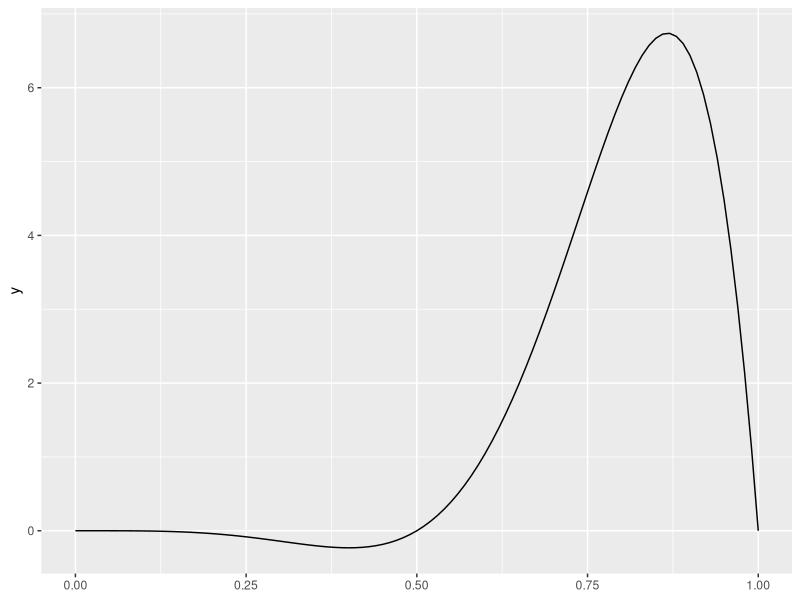

Here is the R script that generated this plot:
## ---- chunk 1
library(ggplot2)
knitr::opts_chunk$set(echo = TRUE)
set.seed(457367)
## ---- chunk 2
genera_valor_aleatorio <- function() {
  runif(1)
}

pi<- pi
g<- function(x){
  -30 * cos(pi * x) * x^4 * (1-x^4)
}
## ---- chunk 3
n <- 1e6
valores_g <- replicate(n , {
  x <- genera_valor_aleatorio()
  g(x)
}
)
## ---- chunk 4
estimacion <- mean(valores_g)
## ---- chunk 5
probabilidad_cobertura <- 0.997
alfa <- 1 - probabilidad_cobertura
percentil<- qnorm(1 - alfa / 2)
error_estandar <- sqrt(var(valores_g)/n)
intervalo_confianza <- estimacion + c(-1,1) * error_estandar * percentil
## ---- chunk 6
rm(list = ls())
set.seed(457367)
## ---- chunk 7
genera_valor_aleatorio <- function() {
  runif(1)
  
}


pi<- pi
g<- function(x){
  -30 * cos(pi * x) * x^4 * (1-x^4)
}


n <- 1e4
coste_directo <- bench::mark({
  valores_g <- replicate(n, {
    x <- genera_valor_aleatorio()
    g(x)
  })
},
iterations = 10,
time_unit = "ms"
)$median

estimacion_directo <- mean(valores_g)
varianza_directo <- var(valores_g) / n

eficiencia_directo <- 1 / (varianza_directo * coste_directo)
## ---- chunk 8
genera_valores_antiteticas <- function() {
  u<-runif(1)
  c(u,1-u)
}


g<- function(x){
  -30 * cos(pi * x) * x^4 * (1-x^4)
}
## ---- chunk 9
coste_antiteticas <- bench::mark({ # para ver cuanto tarda
  valores <- replicate(n / 2, {
    valores_antiteticos <- genera_valores_antiteticas()
    mean(g(valores_antiteticos)) # (xi + yi) / 2
  })
},
iterations = 10,
time_unit = "ms"
)$median
## ---- chunk 10
estimacion_antiteticas <- mean(valores)
varianza_antiteticas <- var(valores) / (n / 2) # Cuasivar muestral
eficiencia_antiteticas <- 1 / (varianza_antiteticas * coste_antiteticas)
## ---- chunk 11
knitr::kable(
  data.frame(
    `Método` = c("Directo", "Antitéticas"),
    `Estimación` = c(estimacion_directo, estimacion_antiteticas),
    Varianza = c(varianza_directo, varianza_antiteticas),
    Coste = c(coste_directo, coste_antiteticas),
    Eficiencia = c(eficiencia_directo, eficiencia_antiteticas)
  ),
  digits = 10
)
## ---- chunk 12
library(ggplot2)

ggplot2::ggplot() +
  geom_function(fun = g) +
  xlim(0, 1)
## ---- chunk 13
estratos <- data.frame(
  min = c(0, 4 / 5),
  max = c(4/ 5, 1),
  probabilidad = c(4 / 5, 1 / 5)
)
# Función que genera valores dentro de un estrato
genera_valor_en_estrato <- function(numero_estrato) {
  estrato <- estratos[numero_estrato, ]
  runif(1, min = estrato$min, max = estrato$max)
}
## ---- chunk 14
unidad_de_tiempo <- "ms"
n_estratos <- n * estratos$probabilidad
# Aseguramos valores enteros
n_estratos <- ceiling(n_estratos)
# Aseguramos al menos dos valores en cada estrato
n_estratos <- pmax(n_estratos, 2)

coste_estratificado_proporcional <- bench::mark(
  {
    valores <- lapply(
      seq_len(2), # (1,2), aplico la función 2 veces, una para cada estrato
      function(numero_estrato) {
        replicate(n_estratos[numero_estrato], {
          x <- genera_valor_en_estrato(numero_estrato)
          g(x)
        })
      }
    )
  },
  iterations = 10,
  time_unit = unidad_de_tiempo
)$median
## ---- chunk 15
estimacion_estratificado_proporcional <-
  weighted.mean(
    sapply(valores, mean),
    estratos$probabilidad
  )
varianza_estratificado_proporcional <-
  sum(estratos$probabilidad^2 * sapply(valores, var) / n_estratos)
eficiencia_estratificado_proporcional <-
  1 / (varianza_estratificado_proporcional *
    coste_estratificado_proporcional)
## ---- chunk 16
n_tanteo <- 100
n_produccion <- n - n_tanteo # Para que la cantidad total de valores generados sea igual en los tres métodos y, por tanto, su comparación tenga sentido

coste_estratificado_optimo <- bench::mark(
  {
    # Estimación de las varianzas de los estratos
    n_estratos <- pmax(
      ceiling(n_tanteo * estratos$probabilidad), # asignación proporcional para calcular la var
      2
    )
    valores <- lapply(
      seq_len(2),
      function(numero_estrato) {
        replicate(n_estratos[numero_estrato], {
          x <- genera_valor_en_estrato(numero_estrato)
          g(x)
        })
      }
    )

    # Cantidad óptima de valores en cada estrato
    sigmas <- sapply(valores, sd)
    n_estratos <-
      pmax(
        ceiling(n_produccion * estratos$probabilidad * sigmas /
          sum(estratos$probabilidad * sigmas)),
        2
      )

    # Generación de valores en cada estrato
    valores <- lapply(
      seq_len(2),
      function(numero_estrato) {
        replicate(n_estratos[numero_estrato], {
          x <- genera_valor_en_estrato(numero_estrato)
          g(x)
        })
      }
    )
  },
  iterations = 10,
  time_unit = unidad_de_tiempo
)$median
## ---- chunk 17
estimacion_estratificado_optimo <-
  weighted.mean(
    sapply(valores, mean),
    estratos$probabilidad
  )
varianza_estratificado_optimo <-
  sum(estratos$probabilidad^2 * sapply(valores, var) / n_estratos)
eficiencia_estratificado_optimo <-
  1 / (varianza_estratificado_optimo *
    coste_estratificado_optimo)
## ---- chunk 18
knitr::kable(
  data.frame(
    `Método` = c(
      "Directo",
      "Estratificado proporcional",
      "Estratificado óptimo"
    ),
    `Estimación` = c(
      estimacion_directo,
      estimacion_estratificado_proporcional,
      estimacion_estratificado_optimo
    ),
    Varianza = c(
      varianza_directo,
      varianza_estratificado_proporcional,
      varianza_estratificado_optimo
    ),
    Coste = c(
      coste_directo,
      coste_estratificado_proporcional,
      coste_estratificado_optimo
    ),
    Eficiencia = c(
      eficiencia_directo,
      eficiencia_estratificado_proporcional,
      eficiencia_estratificado_optimo
    )
  ),
  digits = 10
)
